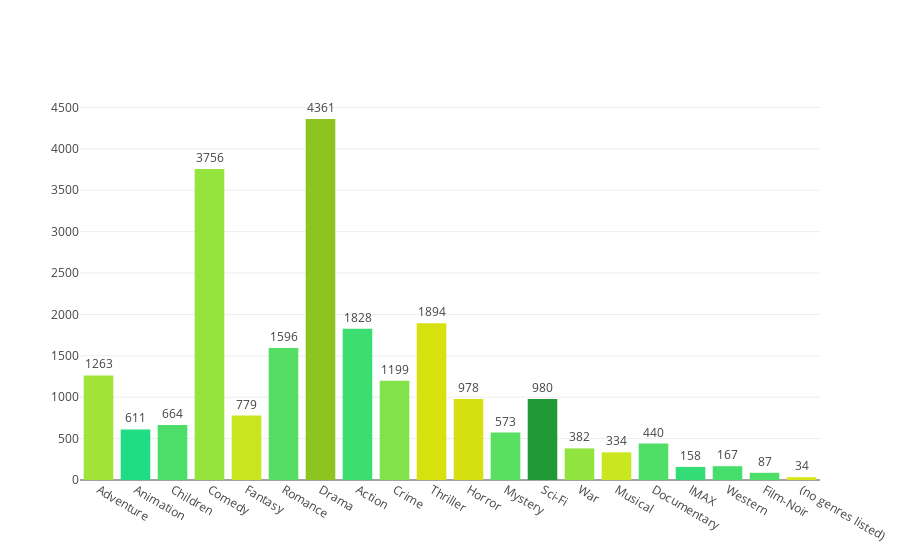

Source (notebook cell):
### Code cell
iplot(go.Figure(data=[go.Bar(x=list(doc_freq.keys()),y=list(doc_freq.values()),
                             marker=dict(color=np.random.randn(len(doc_freq)),
                             colorscale=[[0,'rgb(32,220,130)'],[0.5,'rgb(234,232,12)'],[1,'rgb(32,153,54)']]),
                             text=list(doc_freq.values()),textposition='outside')
                     ]))

### Figure 1 — Plotly figure (JSON) as saved in the notebook; plotly's stock layout.template omitted (floating-point values rounded to 4 significant figures)
{"data": [{"marker": {"color": [0.1334, -1.248, -0.7827, 0.02035, 0.5625, -0.6896, 1.931, -0.9424, -0.2024, 1.129, 1.145, -0.6303, 3.113, -0.02988, 0.5839, -0.7317, -1.051, -0.8318, -0.7742, 0.7288], "colorscale": [[0, "rgb(32,220,130)"], [0.5, "rgb(234,232,12)"], [1, "rgb(32,153,54)"]]}, "text": ["1263", "611", "664", "3756", "779", "1596", "4361", "1828", "1199", "1894", "978", "573", "980", "382", "334", "440", "158", "167", "87", "34"], "textposition": "outside", "type": "bar", "uid": "ddc9bb70-940b-4b46-b289-3afd01ac9559", "x": ["Adventure", "Animation", "Children", "Comedy", "Fantasy", "Romance", "Drama", "Action", "Crime", "Thriller", "Horror", "Mystery", "Sci-Fi", "War", "Musical", "Documentary", "IMAX", "Western", "Film-Noir", "(no genres listed)"], "y": [1263, 611, 664, 3756, 779, 1596, 4361, 1828, 1199, 1894, 978, 573, 980, 382, 334, 440, 158, 167, 87, 34]}], "layout": {}}
